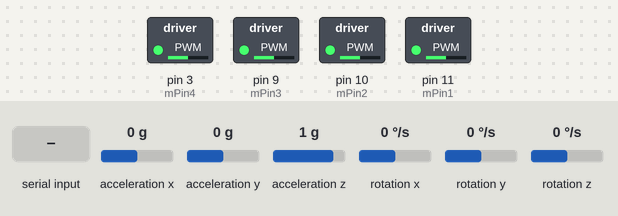
The sketch below on a simulated Arduino Uno, built with avr-gcc and run on an emulated ATmega328P. On the bench: switched loads named in the sketch (green lamp = pin HIGH). Wiring (inferred from the names in the program): MPU-6050 motion sensor at I2C address 0x68. Inputs (shaded band) come from the test bench; at power-on: acceleration x 0 g, acceleration y 0 g, acceleration z 1 g, rotation x 0 °/s, rotation y 0 °/s, rotation z 0 °/s. What the sketch prints to the serial monitor is not drawn.

Above: at 6.2 s.
6.3 s: "s" received over Serial
7.8 s: acceleration x set to -1.4 g
At 8.06 s:
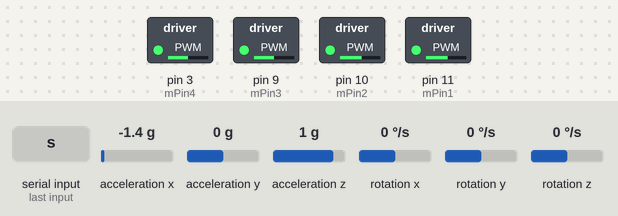
9.7 s: acceleration x set to 1.4 g
At 10.9 s:
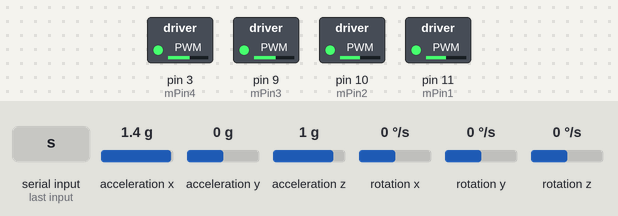
12.7 s: acceleration y set to -1.4 g
At 13.6 s:
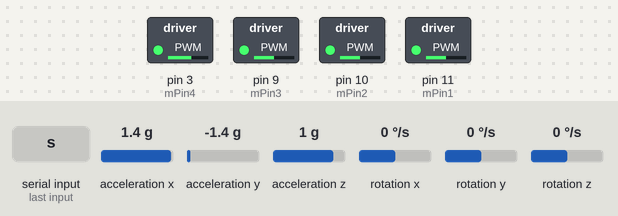
14.3 s: acceleration z set to 0.1 g
At 14.7 s:
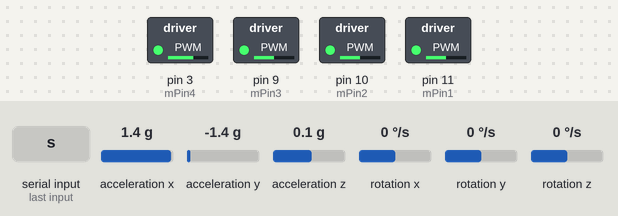
15.9 s: acceleration z set to -0.2 g
At 17.2 s:
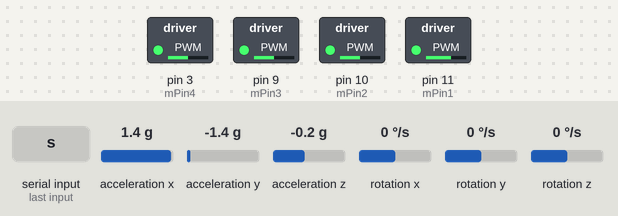
Timing chart, 0 to 19.9 s (numbered marks = the images above; inputs shaded):
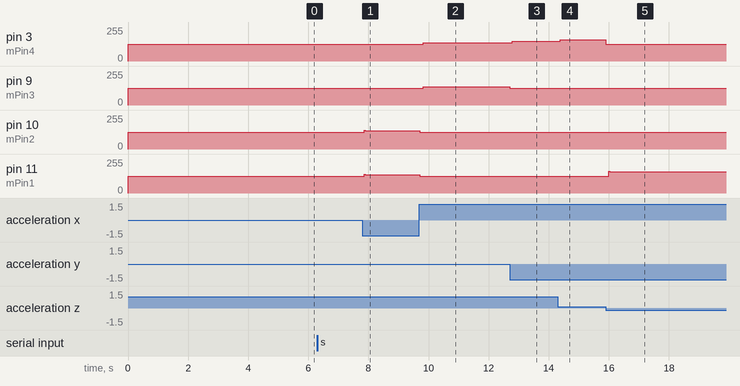

Measured:
- after the input at 6.3 s, every drawn part: stays the same
- after the input at 7.8 s, pin 10 (mPin2), pin 11 (mPin1): 126/255 → 137/255 after 0.06 s, → 136/255 0.35 s later
- after the input at 9.7 s, pin 3 (mPin4), pin 9 (mPin3): 126/255 → 137/255 after 0.12 s, → 136/255 1.4 s later; pin 10 (mPin2), pin 11 (mPin1): 136/255 → 126/255 at once
- after the input at 12.7 s, pin 3 (mPin4): 136/255 → 148/255 after 0.09 s, → 147/255 0.10 s later; pin 9 (mPin3): 136/255 → 126/255 at once
- after the input at 14.3 s, pin 3 (mPin4): 147/255 → 160/255 after 0.09 s
- after the input at 15.9 s, pin 3 (mPin4): 160/255 → 126/255 at once; pin 11 (mPin1): 126/255 → 159/255 after 0.10 s, → 158/255 2.5 s later

The sketch:

sketch_jul25a_ino.ino
```cpp
#include<Wire.h>

int mPin1 = 11;
int mPin2 = 10;
int mPin3 = 9;
int mPin4 = 3;
const float radianToDegree = 180 / 3.14159;
const unsigned int accelScale = 16384;
const unsigned int gyroScale = 131;
int speedInfo;
const int MPU = 0x68; // I2C address of the MPU-6050
int16_t AcX, AcY, AcZ, Tmp, GyX, GyY, GyZ;
float acXFloat, acYFloat, acZFloat;
float aBiasX = -1.8680, aBiasY = 0.8570, aBiasZ, gBiasX = -319.5506, gBiasY = -858.9249, gBiasZ = -439.5857;
unsigned long preTime, nowTime, startTime;
float gapTime;
int count = 0;
unsigned int testTime;
unsigned int startFlag = 0;
////////////////////////////////////////////////////////
////////////////////////////////////////////////////////
float pidGain[3] = {0.2, 0, 5};
float errorRoll, errorPitch;
float preErrorRoll, preErrorPitch;
float d;
float iRoll = 0, iPitch = 0;
int dstRoll = 0, dstPitch = 0;
float motorRollSpeed = 0, motorPitchSpeed = 0;
int baseSpeed = 126;
float finalMotor1Speed, finalMotor2Speed, finalMotor3Speed, finalMotor4Speed;
int baseSpeedBias1 = 0;
int baseSpeedBias2 = 0;
int baseSpeedBias3 = 0;
int baseSpeedBias4 = 0;
////////////////////////////////////////////////////////
const int kpX = 30, kpY = 30, kpZ = 30; //complementary filter gain
const int kiX = 10, kiY = 10, kiZ = 10; //complementary filter gain
float preComplementaryAngleX = 0, preComplementaryAngleY = 0, preComplementaryAngleZ = 0;
float preAccelAngleX = 0, preAccelAngleY = 0, preAccelAngleZ = 0;
float temp1X, temp1Y, temp1Z;
float complementaryAngleX = 0, complementaryAngleY = 0, complementaryAngleZ = 0;
float temp2X, temp2Y, temp2Z;
float intTemp1X = 0;
float intTemp1Y = 0;
float intTemp1Z = 0;
////////////////////////////////////////////////////////
const float HDRIcX = 0.001, HDRIcY = 0.001, HDRIcZ = 0.001; //HDR alorithm gain
float finalGyroZ = 0; //gyro final value
float HDResultX = 0, HDResultY = 0, HDResultZ = 0; //gyro HDR algorithm final value
float preHDRX, preHDRY, preHDRZ;
////////////////////////////////////////////////////////
////////////////////////////////////////////////////////
////////////////////////////////////////////////////////

void initSensor()
{
  unsigned int count = 0;
  int16_t acX, acY, acZ;
  int16_t gyX, gyY, gyZ;

  unsigned long startTime = millis();
  unsigned long preTime = 0;
  float gapTime = 0, nowTime;
  while (millis() - startTime <= 5000)
  {
    Wire.beginTransmission(MPU);
    Wire.write(0x3B);  // starting with register 0x3B (ACCEL_XOUT_H)
    Wire.endTransmission(false);
    Wire.requestFrom(MPU, 14, true); // request a total of 14 registers
    acX = Wire.read() << 8 | Wire.read(); // 0x3B (ACCEL_XOUT_H) & 0x3C (ACCEL_XOUT_L)
    acY = Wire.read() << 8 | Wire.read(); // 0x3D (ACCEL_YOUT_H) & 0x3E (ACCEL_YOUT_L)
    acZ = Wire.read() << 8 | Wire.read(); // 0x3F (ACCEL_ZOUT_H) & 0x40 (ACCEL_ZOUT_L)
    Tmp = Wire.read() << 8 | Wire.read(); // 0x41 (TEMP_OUT_H) & 0x42 (TEMP_OUT_L)
    gyX = Wire.read() << 8 | Wire.read(); // 0x43 (GYRO_XOUT_H) & 0x44 (GYRO_XOUT_L)
    gyY = Wire.read() << 8 | Wire.read(); // 0x45 (GYRO_YOUT_H) & 0x46 (GYRO_YOUT_L)
    gyZ = Wire.read() << 8 | Wire.read(); // 0x47 (GYRO_ZOUT_H) & 0x48 (GYRO_ZOUT_L)
    if (preTime != 0)
    {
      nowTime = millis();
      gapTime = (nowTime - preTime) / 1000.0;
      preTime = nowTime;

      count++;
      aBiasX += (atan( (float)acY / acZ ) * radianToDegree);
      aBiasY += (atan( (float)acX / acZ ) * radianToDegree);
      gBiasX += gyX;
      gBiasY += gyY;
      gBiasZ += gyZ;
    }
    else
    {
      preTime = millis();
    }
  }

  aBiasX /= count;
  aBiasY /= count;
  gBiasX /= count;
  gBiasY /= count;
  gBiasZ /= count;

}

inline int sign(float preW)
{
  if (preW > 0)
  {
    return 1;
  }
  else if (preW < 0)
  {
    return -1;
  }
  else
  {
    return 0;
  }
}


void initSettingValue()
{
  Serial.print("destRoll:"); Serial.print(dstRoll);
  Serial.print(" | destPitch:"); Serial.println(dstPitch);

  Serial.print(" | iRoll:"); Serial.print(iRoll);
  Serial.print(" | iPitch:"); Serial.println(iPitch);

  Serial.print(" | finalGyroZ:"); Serial.println(finalGyroZ);
  Serial.print(" | HDResultX:"); Serial.print(HDResultX);
  Serial.print(" | HDResultY:"); Serial.print(HDResultY);
  Serial.print(" | HDResultZ:"); Serial.println(HDResultZ);

  Serial.print(" | preComplementaryAngleX:"); Serial.print(preComplementaryAngleX);
  Serial.print(" | preComplementaryAngleY:"); Serial.print(preComplementaryAngleY);
  Serial.print(" | preComplementaryAngleZ:"); Serial.println(preComplementaryAngleZ);

  Serial.print(" | preAccelAngleX:"); Serial.print(preAccelAngleX);
  Serial.print(" | preAccelAngleY:"); Serial.print(preAccelAngleY);
  Serial.print(" | preAccelAngleZ:"); Serial.println(preAccelAngleZ);

  Serial.print(" | complementaryAngleX:"); Serial.print(complementaryAngleX);
  Serial.print(" | complementaryAngleY:"); Serial.print(complementaryAngleY);
  Serial.print(" | complementaryAngleZ:"); Serial.println(complementaryAngleZ);

  Serial.print(" | intTempX:"); Serial.print(intTemp1X);
  Serial.print(" | intTempY:"); Serial.print(intTemp1Y);
  Serial.print(" | intTempZ:"); Serial.println(intTemp1Z);

  Serial.print(" | preErrorRoll:"); Serial.print(preErrorRoll);
  Serial.print(" | preErrorPitch:"); Serial.println(preErrorPitch);
  preErrorRoll = 0, preErrorPitch = 0;
  dstRoll = 0, dstPitch = 0;
  iRoll = 0, iPitch = 0;
  finalGyroZ = 0;
  HDResultX = 0, HDResultY = 0, HDResultZ = 0;
  preComplementaryAngleX = 0, preComplementaryAngleY = 0, preComplementaryAngleZ = 0;
  preAccelAngleX = 0, preAccelAngleY = 0, preAccelAngleZ = 0;
  complementaryAngleX = 0, complementaryAngleY = 0, complementaryAngleZ = 0;

  intTemp1X = 0;
  intTemp1Y = 0;
  intTemp1Z = 0;

}

inline float restrictSpeed(float value, unsigned int min, unsigned int max)
{
  if (value > max)
  {
    return max;
  }
  else if (value < min)
  {
    return min;
  }
  else
  {
    return value;
  }
}


void setDLPF()
{
  Wire.beginTransmission(MPU);
  Wire.write(0x1A);  // starting with register 0x3B (ACCEL_XOUT_H)
  Wire.write(6);
  Wire.endTransmission(true);

  Wire.beginTransmission(MPU);
  Wire.write(0x1A);  // starting with register 0x3B (ACCEL_XOUT_H)
  Wire.endTransmission(false);
  Wire.requestFrom(MPU, 1, true); // request a total of 14 registers
  //Serial.println( Wire.read());
}


void setup() {
  Wire.begin();
  Wire.beginTransmission(MPU);
  Wire.write(0x6B);  // PWR_MGMT_1 register
  Wire.write(0);     // set to zero (wakes up the MPU-6050)
  Wire.endTransmission(true);
  Serial.begin(9600);

  pinMode(mPin1, OUTPUT);
  pinMode(mPin2, OUTPUT);
  pinMode(mPin3, OUTPUT);
  pinMode(mPin4, OUTPUT);
  analogWrite(mPin1, 126);
  analogWrite(mPin2, 126);
  analogWrite(mPin3, 126);
  analogWrite(mPin4, 126);

  setDLPF();
  initSensor();
  Serial.write(210);  //init end signal
}

void loop() {

  if (!Serial.available())
  {
    if (startFlag == 1)
    {
      Wire.beginTransmission(MPU);
      Wire.write(0x3B);  // starting with register 0x3B (ACCEL_XOUT_H)
      Wire.endTransmission(false);
      Wire.requestFrom(MPU, 14, true); // request a total of 14 registers
      AcX = Wire.read() << 8 | Wire.read(); // 0x3B (ACCEL_XOUT_H) & 0x3C (ACCEL_XOUT_L)
      AcY = Wire.read() << 8 | Wire.read(); // 0x3D (ACCEL_YOUT_H) & 0x3E (ACCEL_YOUT_L)
      AcZ = Wire.read() << 8 | Wire.read(); // 0x3F (ACCEL_ZOUT_H) & 0x40 (ACCEL_ZOUT_L)
      Tmp = Wire.read() << 8 | Wire.read(); // 0x41 (TEMP_OUT_H) & 0x42 (TEMP_OUT_L)
      GyX = Wire.read() << 8 | Wire.read(); // 0x43 (GYRO_XOUT_H) & 0x44 (GYRO_XOUT_L)
      GyY = Wire.read() << 8 | Wire.read(); // 0x45 (GYRO_YOUT_H) & 0x46 (GYRO_YOUT_L)
      GyZ = Wire.read() << 8 | Wire.read(); // 0x47 (GYRO_ZOUT_H) & 0x48 (GYRO_ZOUT_L)
      //Serial.print(AcX);Serial.print("|");Serial.print(AcY);Serial.print("|");Serial.print(AcZ);Serial.println("|");
      if (preTime != 0)
      {
        //gapTime compute
        nowTime = millis();
        gapTime = (nowTime - preTime) / 1000.0;
        //Serial.println(gapTime,3);
        preTime = nowTime;


        /*
              //system loop count print
              testTime=nowTime-startTime;
              if(testTime>=1000)
              {
                //Serial.print(testTime);
                //Serial.print(":");
                Serial.println(count);
                count=0;
                startTime=millis();
              }
        */


        //gyro hdr algorithm
        preHDRX = (GyX - gBiasX) + HDResultX;               //I
        preHDRY = (GyY - gBiasY) + HDResultY;               //I
        preHDRZ = (GyZ - gBiasZ) + HDResultZ;               //I


        HDResultX = HDResultX - (sign(preHDRX) * HDRIcX);   //I(i-1)
        HDResultY = HDResultY - (sign(preHDRY) * HDRIcY);   //I(i-1)
        HDResultZ = HDResultZ - (sign(preHDRZ) * HDRIcZ);   //I(i-1)

        //finalGyroX+=((preHDRX/gyroScale)*gapTime);          //hdr end value
        //finalGyroY+=((preHDRY/gyroScale)*gapTime);          //hdr end value
        finalGyroZ += ((preHDRZ / gyroScale) * gapTime);    //hdr end value


        //complementary filter
        temp1X = preComplementaryAngleX - preAccelAngleX;
        temp1Y = preComplementaryAngleY - preAccelAngleY;


        intTemp1X += (temp1X * gapTime);
        intTemp1Y += (temp1Y * gapTime);


        temp2X = (temp1X * (kpX * -1)) + (intTemp1X * (kiX * -1)) + ((preHDRX) / gyroScale);
        temp2Y = (temp1Y * (kpY * -1)) + (intTemp1Y * (kiY * -1)) + ((preHDRY) / gyroScale);


        complementaryAngleX += (temp2X * gapTime);
        complementaryAngleY += (temp2Y * gapTime);
        complementaryAngleZ = finalGyroZ;


        //PID compute
        errorRoll = dstRoll - complementaryAngleX;
        iRoll += (errorRoll);
        d = (errorRoll - preErrorRoll);


        motorRollSpeed = errorRoll * pidGain[0] + iRoll * pidGain[1] + d * pidGain[2];


        errorPitch = dstPitch - complementaryAngleY;
        iPitch += (errorPitch);
        d = (errorPitch - preErrorPitch);


        motorPitchSpeed = errorPitch * pidGain[0] + iPitch * pidGain[1] + d * pidGain[2];


        finalMotor1Speed = ((baseSpeed + baseSpeedBias1) - motorRollSpeed + motorPitchSpeed);
        finalMotor2Speed = ((baseSpeed + baseSpeedBias2) + motorRollSpeed + motorPitchSpeed);
        finalMotor3Speed = ((baseSpeed + baseSpeedBias3) - motorRollSpeed - motorPitchSpeed);
        finalMotor4Speed = ((baseSpeed + baseSpeedBias4) + motorRollSpeed - motorPitchSpeed);

        finalMotor1Speed = restrictSpeed(finalMotor1Speed, 126, 250);
        finalMotor2Speed = restrictSpeed(finalMotor2Speed, 126, 250);
        finalMotor3Speed = restrictSpeed(finalMotor3Speed, 126, 250);
        finalMotor4Speed = restrictSpeed(finalMotor4Speed, 126, 250);


        //esc control
        analogWrite(mPin1, finalMotor1Speed);
        analogWrite(mPin2, finalMotor2Speed);
        analogWrite(mPin3, finalMotor3Speed);
        analogWrite(mPin4, finalMotor4Speed);


        preErrorRoll = errorRoll;
        preErrorPitch = errorPitch;
        preComplementaryAngleX = complementaryAngleX;
        preComplementaryAngleY = complementaryAngleY;
        preAccelAngleX = (atan( (float)AcY / AcZ ) * radianToDegree) - aBiasX;
        preAccelAngleY = (atan( (float)AcX / AcZ ) * radianToDegree) - aBiasY;

        /*
            Serial.print("finalAccelX:"); Serial.print(finalAccelX);
            Serial.print(" | finalAccelY:"); Serial.print(finalAccelY);
            Serial.print(" | finalGyroX:"); Serial.print(finalGyroX);
            Serial.print(" | finalGyroY:"); Serial.print(finalGyroY);
            Serial.print(" | finalGyroZ:"); Serial.print(finalGyroZ);
            */

        //Serial.println(baseSpeed);
        //Serial.print(" | ");
        //Serial.print(complementaryAngleX); Serial.print(" | ");
        //Serial.print(" | ");
        //Serial.print(complementaryAngleY); Serial.print(" | ");
        //Serial.print(" | ");
        //Serial.println(complementaryAngleZ);


        //Serial.print(finalMotor1Speed); Serial.print(" | ");

        //Serial.print(finalMotor2Speed); Serial.print(" | ");

        //Serial.print(finalMotor3Speed); Serial.print(" | ");

        //Serial.println(finalMotor4Speed);


        //Serial.write((int)(finalMotor1Speed));
        //Serial.write((int)(finalMotor2Speed));
        //Serial.write((int)(finalMotor3Speed));
        //Serial.write((int)(finalMotor4Speed));

        //Serial.write(10);
        //Serial.write(complementaryAngleX);
        //Serial.write(20);
        //Serial.write(complementaryAngleY);
        //Serial.write(30);
        //Serial.write(complementaryAngleZ);
        //Serial.write(40);

      }
      else
      {
        preTime = millis();
        //startTime=millis();

      }
      //delay(333);
      count++;
    }
  }
  else
  {

    int value = Serial.read();
    if (126 <= value && value <= 250)
    {
      baseSpeed = value;
    }
    switch (value)
    {
      case 1://stop
        startFlag = 0;
        baseSpeed = 126;
        analogWrite(mPin1, 126);
        analogWrite(mPin2, 126);
        analogWrite(mPin3, 126);
        analogWrite(mPin4, 126);
        initSettingValue();
        break;

      case 2://start
        startFlag = 1;
        break;

      case 4://up
        baseSpeed += 1;
        if (baseSpeed > 250)
        {
          baseSpeed = 250;
        }
        break;

      case 5://down
        baseSpeed -= 1;
        if (baseSpeed < 126)
        {
          baseSpeed = 126;
        }
        break;

      case 's':
        startFlag = 1;
        break;
      case 'h':
        startFlag = 0;
        baseSpeed = 126;
        analogWrite(mPin1, 126);
        analogWrite(mPin2, 126);
        analogWrite(mPin3, 126);
        analogWrite(mPin4, 126);
        initSettingValue();
        break;
      case '[':
        baseSpeed -= 1;
        if (baseSpeed < 126)
        {
          baseSpeed = 126;
        }
        break;
      case ']':
        baseSpeed += 1;
        if (baseSpeed > 250)
        {
          baseSpeed = 250;
        }
        break;

    }
    Serial.write(value);

  }


}
```
